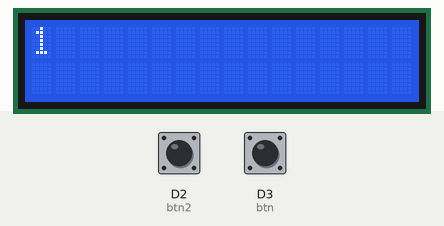
This program was run on a simulated CircuitPython board. Shown: 16×2 character LCD. The test bench sets the inputs (shaded band); at power-on: D3 (btn) HIGH, D2 (btn2) HIGH.

Above: at 1.2 s.
1.3 s: D3 (btn) pulled LOW for 0.15 s
At 1.8 s:
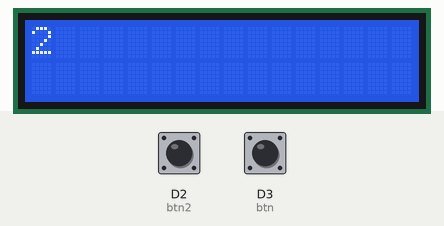
2.9 s: D3 (btn) pulled LOW for 1 s
At 4.2 s:
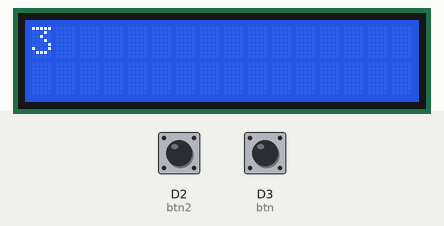
Timing chart, 0 to 5.9 s (numbered marks = the images above; inputs shaded):
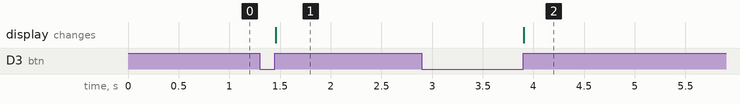

The program:

lcdcircuitpy.py
```python
#Mason Divers
#LCD counter counts up when one button is held and the other buttton is pressed.
#Thank you Kaz Shinozaki for your beautiful code.
import board
import math
import time
from lcd.lcd import LCD                                     #[4-14] code to connect
from lcd.i2c_pcf8574_interface import I2CPCF8574Interface   #input pins to board
from digitalio import DigitalInOut, Direction, Pull
i2c = board.I2C()
lcd = LCD(I2CPCF8574Interface(i2c, 0x27), num_rows=2, num_cols=16)
btn = DigitalInOut(board.D3)
btn2 = DigitalInOut(board.D2)
btn.direction = Direction.INPUT
btn2.direction = Direction.INPUT
btn.pull = Pull.UP
btn2.pull = Pull.UP
num = 0                         #Display Variable
Redo = True                     #[16-17] Variable to "debounce" button

lcd.print("Starting")
while True:                                 #[19-30] Code to add and subtract
    if btn.value == True and Redo == True:  #from variable and
        if btn2.value == True:              #"debounce" the  #buttons.
            num = num + 1
        else:
            num = num - 1
        lcd.clear()
        lcd.print(str(num))
        Redo = False
        time.sleep(.1)
    elif btn.value == False and Redo == False:
        Redo = True
```

Measured:
- after the input at 1.3 s, the display: changes after 0.16 s (image 1)
- after the input at 2.9 s, the display: changes after 1.0 s (image 2)
